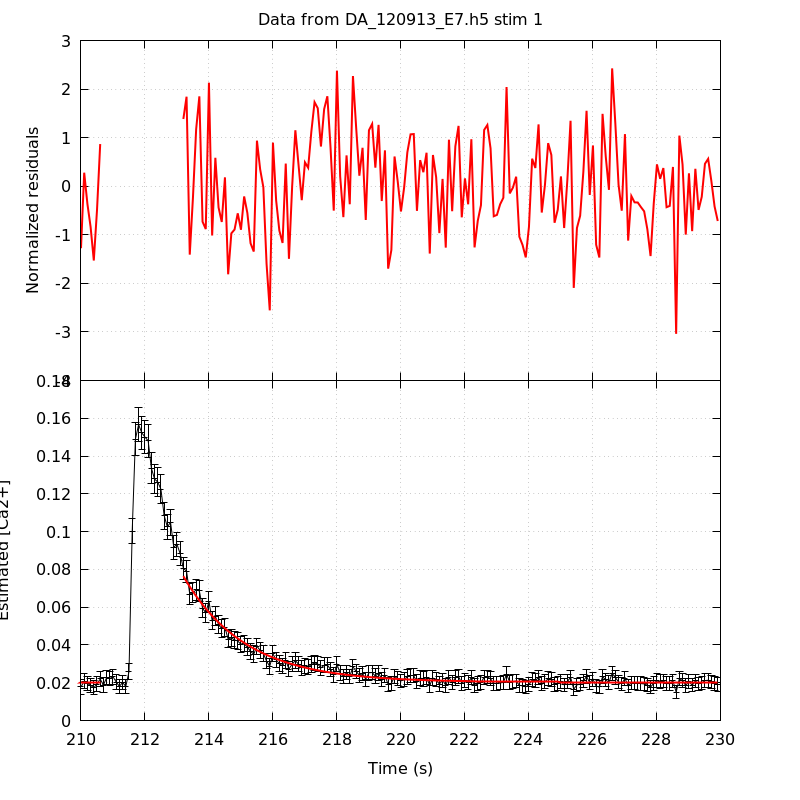

Reproduce this figure in gnuplot.
unset key
set grid
set multiplot title 'Data from DA_120913_E7.h5 stim 1' noenhanced layout 2,1 margins 0.1,0.9,0.1,0.95 spacing 0,0
set ylabel 'Normalized residuals'
set xtics format ''
plot 'DA_120913_E7_aba_RatioFit_s1' using 1:4 with lines linecolor rgb 'red' linewidth 2
set format x '%g'
set xlabel 'Time (s)'
set ylabel 'Estimated [Ca2+]'
plot 'DA_120913_E7_aba_CaRatio_s1' using 1:2:($3*1.96) with yerrorlines \
     linecolor rgb 'black' linewidth 1,                \
     'DA_120913_E7_aba_RatioFit_s1' using 1:3 with lines linecolor rgb 'red'\
     linewidth 2
unset multiplot
